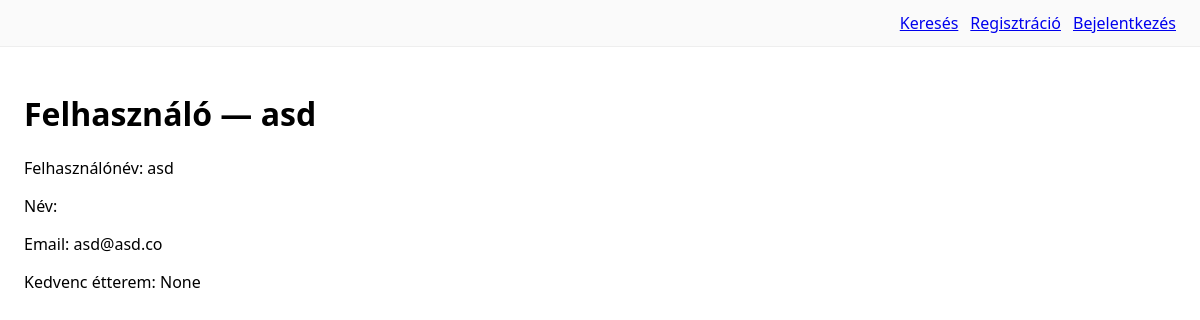
/felhasznalo/1/, run on the app's committed database.
### users/models.py (models this page shows)
class Felhasznalo(AbstractUser):
    nev = models.CharField("Név", max_length=150, blank=True)
    kedvenc_etterem = models.ForeignKey(
        "catalog.Etterem", on_delete=models.SET_NULL,
        null=True, blank=True, related_name="kedvelok",
        verbose_name="Kedvenc étterem",
    )
    class Meta:
        verbose_name = "Felhasználó"
        verbose_name_plural = "Felhasználók"
    def __str__(self):
        return self.nev or self.username

### users/views.py (the view)
# urls.py: path("felhasznalo/<int:pk>/", views.FelhasznaloDetailView.as_view(), name="felhasznalo_detail"),
class FelhasznaloDetailView(DetailView):
	model = Felhasznalo
	template_name = "users/felhasznalo_detail.html"

### templates/users/felhasznalo_detail.html (shortened to what this page needs)
{% extends "_base.html" %}
{% block content %}
<h1>Felhasználó — {{ object }}</h1>
<p>Felhasználónév: {{ object.username }}</p>
<p>Név: {{ object.nev }}</p>
<p>Email: {{ object.email }}</p>
<p>Kedvenc étterem: {{ object.kedvenc_etterem }}</p>
{% endblock %}

### templates/_base.html (style rules this page uses)
body { font-family:system-ui,Segoe UI,Arial;margin:0 }

### data on the page
Felhasznalo: nev+username "asd", username "asd", email "asd@asd.co", kedvenc_etterem "None"
